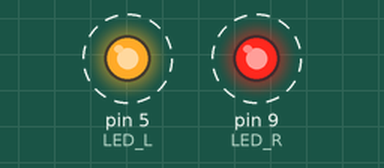
This sketch was run on a simulated Arduino Uno, built with avr-gcc and run on an emulated ATmega328P. Shown: output pins drawn as LEDs (lit = HIGH). Dashed ring = blinking.

Above: at 0.5 s.
Timing chart, 0 to 4.6 s (numbered marks = the images above):
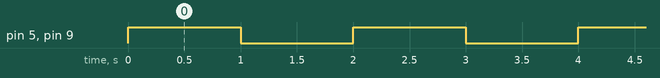

The sketch:

3_1_light_led.ino
```cpp
/*****************************************************

 * This code applies to cokoino smart robot car kit
 * Through this link you can download the source code:
 * https://github.com/Cokoino/CKK0002
 * Company web site:
 * http://cokoino.com/

*****************************************************/
#define LED_R 9
#define LED_L 5

void setup() {
  pinMode(LED_R,OUTPUT);
  pinMode(LED_L,OUTPUT);
}
void loop() {
digitalWrite(LED_R,HIGH);//turn on right green LED
digitalWrite(LED_L,HIGH);//turn on left green LED
delay(1000);
digitalWrite(LED_R,LOW);//turn off right green LED
digitalWrite(LED_L,LOW);//turn off left green LED
delay(1000);
}
```

Measured:
- by itself, pin 5 (LED_L), pin 9 (LED_R): alternates HIGH for 1.0 s and LOW for 1.0 s
